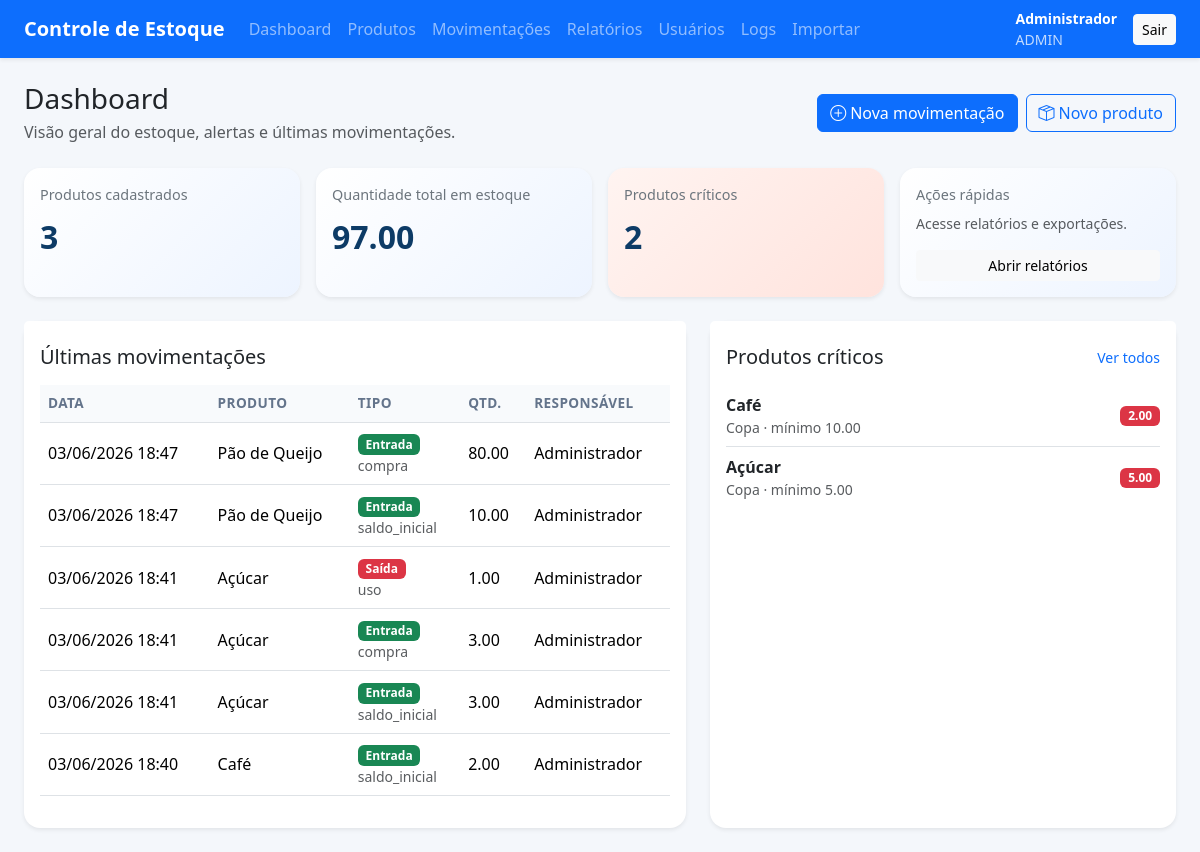
The page / (signed in) on the database its author committed.
### app/models.py (models this page shows, shortened)
class User(UserMixin, db.Model):
    __tablename__ = "users"
    id = db.Column(db.Integer, primary_key=True)
    username = db.Column(db.String(80), unique=True, nullable=False, index=True)
    full_name = db.Column(db.String(120), nullable=False)
    password_hash = db.Column(db.String(255), nullable=False)
    role = db.Column(db.String(20), nullable=False, default="user", index=True)
    is_active_user = db.Column(db.Boolean, nullable=False, default=True)
    created_at = db.Column(db.DateTime, default=datetime.utcnow, nullable=False)
    last_login = db.Column(db.DateTime)
    movements = db.relationship("StockMovement", back_populates="user", lazy=True)
    logs = db.relationship("ActionLog", back_populates="user", lazy=True)
    @property
    def is_active(self):
        return self.is_active_user

class StockMovement(db.Model):
    __tablename__ = "stock_movements"
    id = db.Column(db.Integer, primary_key=True)
    product_id = db.Column(db.Integer, db.ForeignKey("products.id"), nullable=False, index=True)
    user_id = db.Column(db.Integer, db.ForeignKey("users.id"), nullable=False, index=True)
    direction = db.Column(db.String(10), nullable=False, index=True)
    reason = db.Column(db.String(60), nullable=False)
    quantity = db.Column(db.Float, nullable=False)
    previous_quantity = db.Column(db.Float, nullable=False)
    new_quantity = db.Column(db.Float, nullable=False)
    note = db.Column(db.Text)
    created_at = db.Column(db.DateTime, default=datetime.utcnow, nullable=False, index=True)
    product = db.relationship("Product", back_populates="movements")
    user = db.relationship("User", back_populates="movements")
    __table_args__ = (
        db.CheckConstraint("quantity > 0", name="ck_movements_quantity_positive"),
        db.CheckConstraint(
            "direction IN ('IN', 'OUT')", name="ck_movements_direction_valid"
        ),
    )

class Product(db.Model):
    __tablename__ = "products"
    id = db.Column(db.Integer, primary_key=True)
    name = db.Column(db.String(150), nullable=False, index=True)
    description = db.Column(db.Text)
    category = db.Column(db.String(100), nullable=False, index=True)
    unit = db.Column(db.String(30), nullable=False)
    quantity = db.Column(db.Float, nullable=False, default=0)
    quantity_min = db.Column(db.Float, nullable=False, default=0)
    location = db.Column(db.String(100))
    notes = db.Column(db.Text)
    created_at = db.Column(db.DateTime, default=datetime.utcnow, nullable=False)
    version_id = db.Column(db.Integer, nullable=False, default=1)
    movements = db.relationship(
        "StockMovement",
        back_populates="product",
        cascade="all, delete-orphan",
        lazy=True,
    )
    __table_args__ = (
        db.CheckConstraint("quantity >= 0", name="ck_products_quantity_non_negative"),
        db.CheckConstraint(
            "quantity_min >= 0", name="ck_products_quantity_min_non_negative"
        ),
        db.UniqueConstraint("name", "category", name="uq_products_name_category"),
    )
    __mapper_args__ = {"version_id_col": version_id}

### app/routes.py (the view)
@main_bp.route("/")
@login_required
def dashboard():
    stats = dashboard_stats()
    return render_template("dashboard.html", **stats)

### app/models.py (called while the page is built)
@login_manager.user_loader
def load_user(user_id):
    return User.query.get(int(user_id))

### app/services.py (called while the page is built)
def dashboard_stats():
    total_products = Product.query.count()
    total_quantity = db.session.query(func.coalesce(func.sum(Product.quantity), 0)).scalar() or 0
    low_stock_count = Product.query.filter(Product.quantity <= Product.quantity_min).count()
    recent_movements = StockMovement.query.order_by(StockMovement.created_at.desc()).limit(10).all()
    critical_products = Product.query.filter(Product.quantity <= Product.quantity_min).order_by(Product.quantity.asc()).limit(10).all()
    return {
        "total_products": total_products,
        "total_quantity": total_quantity,
        "low_stock_count": low_stock_count,
        "recent_movements": recent_movements,
        "critical_products": critical_products,
    }

### templates/dashboard.html
{% extends 'base.html' %}
{% block content %}
<div class="d-flex flex-wrap justify-content-between align-items-center mb-4 gap-3">
    <div>
        <h1 class="h3 mb-1">Dashboard</h1>
        <p class="text-muted mb-0">Visão geral do estoque, alertas e últimas movimentações.</p>
    </div>
    <div class="d-flex gap-2">
        <a class="btn btn-primary" href="{{ url_for('main.movements_new') }}"><i class="bi bi-plus-circle me-1"></i>Nova movimentação</a>
        {% if current_user.role == 'admin' %}
        <a class="btn btn-outline-primary" href="{{ url_for('main.products_new') }}"><i class="bi bi-box-seam me-1"></i>Novo produto</a>
        {% endif %}
    </div>
</div>
<div class="row g-3 mb-4">
    <div class="col-md-3">
        <div class="card metric-card h-100 border-0 shadow-sm">
            <div class="card-body">
                <div class="metric-label">Produtos cadastrados</div>
                <div class="metric-value">{{ total_products }}</div>
            </div>
        </div>
    </div>
    <div class="col-md-3">
        <div class="card metric-card h-100 border-0 shadow-sm">
            <div class="card-body">
                <div class="metric-label">Quantidade total em estoque</div>
                <div class="metric-value">{{ '%.2f'|format(total_quantity) }}</div>
            </div>
        </div>
    </div>
    <div class="col-md-3">
        <div class="card metric-card warning h-100 border-0 shadow-sm">
            <div class="card-body">
                <div class="metric-label">Produtos críticos</div>
                <div class="metric-value">{{ low_stock_count }}</div>
            </div>
        </div>
    </div>
    <div class="col-md-3">
        <div class="card metric-card h-100 border-0 shadow-sm">
            <div class="card-body d-flex flex-column justify-content-between">
                <div>
                    <div class="metric-label">Ações rápidas</div>
                    <div class="small text-muted">Acesse relatórios e exportações.</div>
                </div>
                <a href="{{ url_for('main.reports') }}" class="btn btn-sm btn-light mt-3">Abrir relatórios</a>
            </div>
        </div>
    </div>
</div>
<div class="row g-4">
    <div class="col-lg-7">
        <div class="card border-0 shadow-sm h-100">
            <div class="card-header bg-white border-0 pt-4 pb-0">
                <h2 class="h5 mb-0">Últimas movimentações</h2>
            </div>
            <div class="card-body">
                <div class="table-responsive">
                    <table class="table align-middle">
                        <thead>
                            <tr>
                                <th>Data</th>
                                <th>Produto</th>
                                <th>Tipo</th>
                                <th>Qtd.</th>
                                <th>Responsável</th>
                            </tr>
                        </thead>
                        <tbody>
                            {% for movement in recent_movements %}
                            <tr>
                                <td>{{ movement.created_at.strftime('%d/%m/%Y %H:%M') }}</td>
                                <td>{{ movement.product.name }}</td>
                                <td>
                                    <span class="badge text-bg-{{ 'success' if movement.direction == 'IN' else 'danger' }}">
                                        {{ 'Entrada' if movement.direction == 'IN' else 'Saída' }}
                                    </span>
                                    <div class="small text-muted">{{ movement.reason }}</div>
                                </td>
                                <td>{{ '%.2f'|format(movement.quantity) }}</td>
                                <td>{{ movement.user.full_name }}</td>
                            </tr>
                            {% else %}
                            <tr><td colspan="5" class="text-center text-muted py-4">Nenhuma movimentação registrada.</td></tr>
                            {% endfor %}
                        </tbody>
                    </table>
                </div>
            </div>
        </div>
    </div>
    <div class="col-lg-5">
        <div class="card border-0 shadow-sm h-100">
            <div class="card-header bg-white border-0 pt-4 pb-0 d-flex justify-content-between align-items-center">
                <h2 class="h5 mb-0">Produtos críticos</h2>
                <a href="{{ url_for('main.products_critical') }}" class="small text-decoration-none">Ver todos</a>
            </div>
            <div class="card-body">
                <div class="list-group list-group-flush">
                    {% for product in critical_products %}
                    <a href="{{ url_for('main.products_detail', product_id=product.id) }}" class="list-group-item list-group-item-action px-0 d-flex justify-content-between align-items-center">
                        <div>
                            <div class="fw-semibold">{{ product.name }}</div>
                            <div class="small text-muted">{{ product.category }} · mínimo {{ '%.2f'|format(product.quantity_min) }}</div>
                        </div>
                        <span class="badge text-bg-danger">{{ '%.2f'|format(product.quantity) }}</span>
                    </a>
                    {% else %}
                    <div class="text-muted py-4 text-center">Nenhum produto abaixo do mínimo.</div>
                    {% endfor %}
                </div>
            </div>
        </div>
    </div>
</div>
{% endblock %}

### templates/base.html (shortened to what this page needs)
<!doctype html>
<html lang="pt-BR">
<head>
    <link href="https://cdn.jsdelivr.net/npm/bootstrap@5.3.3/dist/css/bootstrap.min.css" rel="stylesheet">
    <link href="https://cdn.jsdelivr.net/npm/bootstrap-icons@1.11.3/font/bootstrap-icons.css" rel="stylesheet">
    <link href="{{ url_for('static', filename='style.css') }}" rel="stylesheet">
</head>
<body>
<nav class="navbar navbar-expand-lg navbar-dark bg-primary shadow-sm">
    <div class="container-fluid px-4">
        <a class="navbar-brand fw-semibold" href="{{ url_for('main.dashboard') }}">{{ app_name }}</a>
        {% if current_user.is_authenticated %}
        <div class="collapse navbar-collapse" id="menu">
            <ul class="navbar-nav me-auto mb-2 mb-lg-0">
                <li class="nav-item"><a class="nav-link" href="{{ url_for('main.dashboard') }}">Dashboard</a></li>
                <li class="nav-item"><a class="nav-link" href="{{ url_for('main.products_list') }}">Produtos</a></li>
                <li class="nav-item"><a class="nav-link" href="{{ url_for('main.movements_list') }}">Movimentações</a></li>
                <li class="nav-item"><a class="nav-link" href="{{ url_for('main.reports') }}">Relatórios</a></li>
                {% if current_user.role == 'admin' %}
                <li class="nav-item"><a class="nav-link" href="{{ url_for('main.users_list') }}">Usuários</a></li>
                <li class="nav-item"><a class="nav-link" href="{{ url_for('main.logs_list') }}">Logs</a></li>
                <li class="nav-item"><a class="nav-link" href="{{ url_for('main.import_products') }}">Importar</a></li>
                {% endif %}
            </ul>
            <div class="d-flex align-items-center gap-3 text-white small">
                <div>
                    <div class="fw-semibold">{{ current_user.full_name }}</div>
                    <div class="opacity-75">{{ current_user.role|upper }}</div>
                </div>
                <a class="btn btn-light btn-sm" href="{{ url_for('auth.logout') }}">Sair</a>
            </div>
        </div>
        {% endif %}
    </div>
</nav>
<main class="container-fluid px-4 py-4">
    {% block content %}{% endblock %}
</main>
</body>
</html>

### static/style.css (style rules this page uses)
body { background: #f4f7fb; }
.metric-card { background: linear-gradient(135deg, #ffffff, #edf4ff); }
.metric-card.warning { background: linear-gradient(135deg, #fff4f1, #ffe3dd); }
.metric-label { color: #6c757d; font-size: 0.9rem; margin-bottom: 0.5rem; }
.metric-value { font-size: 2rem; font-weight: 700; color: #0d3b66; }
.card { border-radius: 1rem; }
.table thead th { background: #f8fafc; font-size: 0.85rem; text-transform: uppercase; letter-spacing: 0.03em; color: #64748b; }

### rows shown on the page
User: full_name "Administrador", role "ADMIN"
StockMovement: created_at "03/06/2026 18:47", product.name "Pão de Queijo", direction "Entrada", reason "compra", quantity "80.00", user.full_name "Administrador"
StockMovement: created_at "03/06/2026 18:47", product.name "Pão de Queijo", direction "Entrada", reason "saldo_inicial", quantity "10.00", user.full_name "Administrador"
StockMovement: created_at "03/06/2026 18:41", product.name "Açúcar", direction "Saída", reason "uso", quantity "1.00", user.full_name "Administrador"
StockMovement: created_at "03/06/2026 18:41", product.name "Açúcar", direction "Entrada", reason "compra", quantity "3.00", user.full_name "Administrador"
StockMovement: created_at "03/06/2026 18:41", product.name "Açúcar", direction "Entrada", reason "saldo_inicial", quantity "3.00", user.full_name "Administrador"
StockMovement: created_at "03/06/2026 18:40", product.name "Café", direction "Entrada", reason "saldo_inicial", quantity "2.00", user.full_name "Administrador"
Product: name "Café", category "Copa", quantity_min "10.00", quantity "2.00"
Product: name "Açúcar", category "Copa", quantity_min "5.00", quantity "5.00"

### other values the page prints
{{ app_name }} "Controle de Estoque"
{{ total_products }} "3"
{{ '%.2f'|format(total_quantity) }} "97.00"
{{ low_stock_count }} "2"
